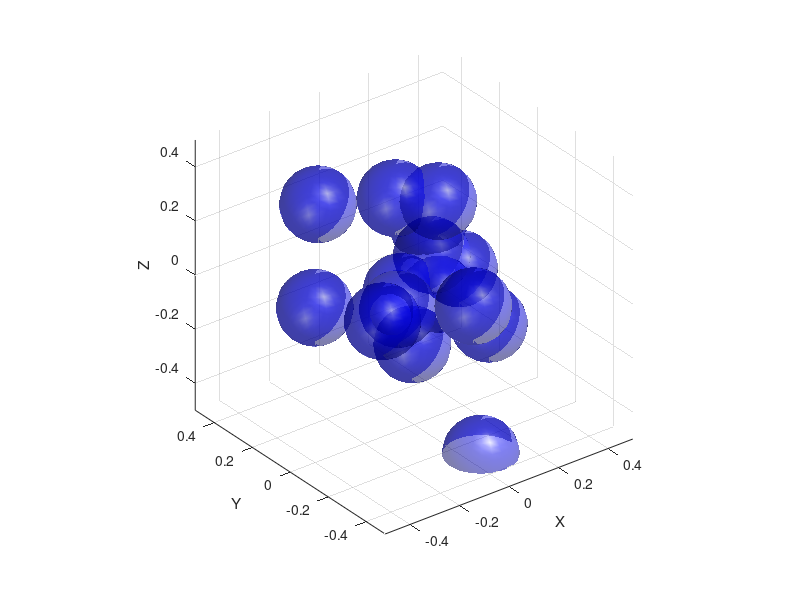

The MATLAB source for this figure:
N = 15;
a = 1/8;
XT = randn(1,N)/6;
YT = randn(1,N)/6;
ZT = randn(1,N)/6;
for j=1:N
  % Generate a sphere consisting of 20by 20 faces
  [x,y,z]=sphere;
  % use surf function to plot
  hSurface=surf(a*x+XT(j),a*y+YT(j),a*z+ZT(j));
  hold on
  set(hSurface,'FaceColor',[0 0 1], ...
      'FaceAlpha',0.5,'FaceLighting','gouraud','EdgeColor','none')
  axis([-0.5 0.5 -0.5 0.5 -0.5 0.5]);
  daspect([1 1 1]);
end
hold off
xlabel('X')
ylabel('Y')
zlabel('Z')
camlight